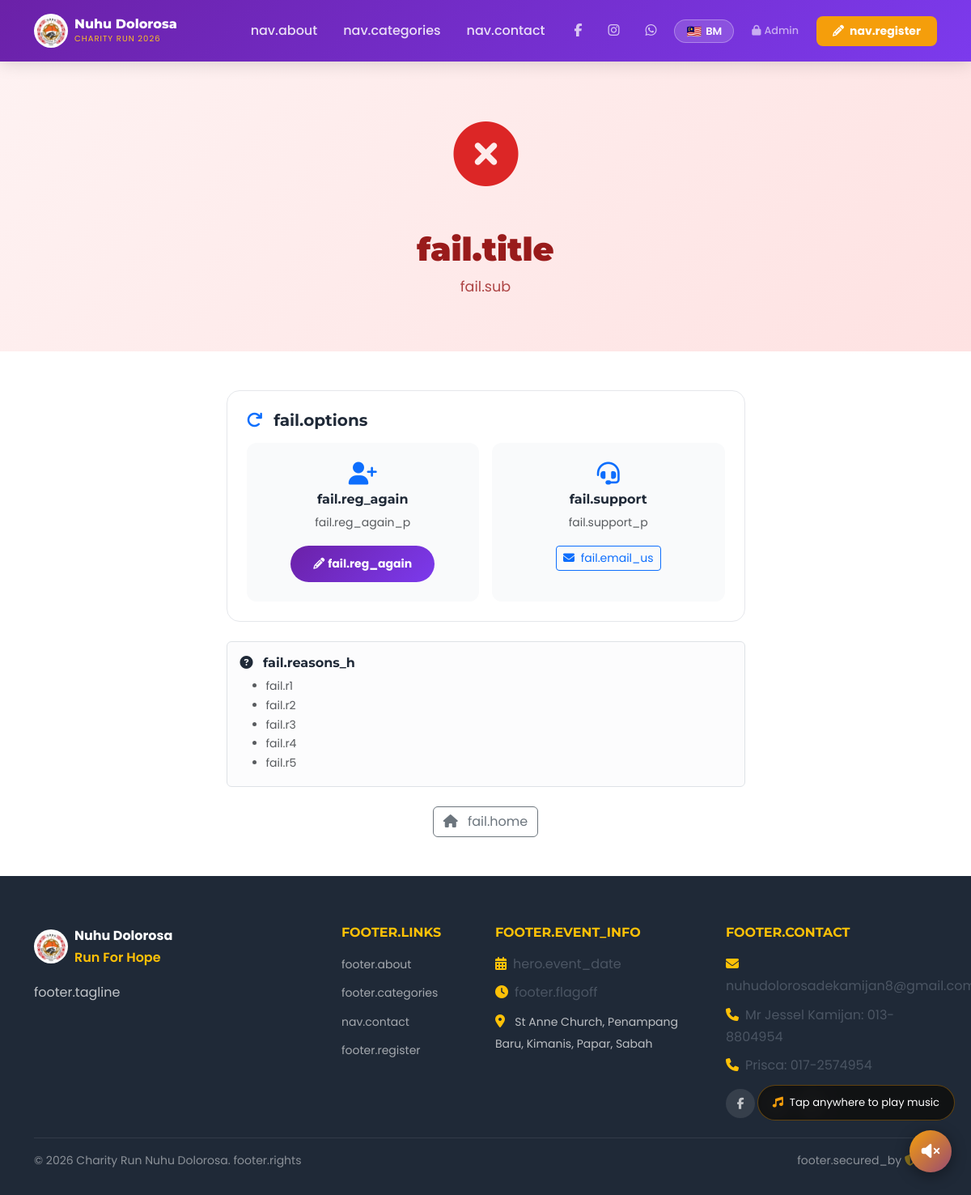
/failed.php, run on the app's committed database.
### tables this page shows
CREATE TABLE `system_settings` (
    `id`            INT UNSIGNED  NOT NULL AUTO_INCREMENT,
    `setting_key`   VARCHAR(100)  NOT NULL,
    `setting_value` TEXT          NOT NULL,
    `description`   VARCHAR(255)      NULL,
    `created_at`    DATETIME      NOT NULL DEFAULT CURRENT_TIMESTAMP,
    `updated_at`    DATETIME      NOT NULL DEFAULT CURRENT_TIMESTAMP ON UPDATE CURRENT_TIMESTAMP,
    PRIMARY KEY (`id`),
    UNIQUE KEY `uq_setting_key` (`setting_key`)
);

### app/lang.php (called while the page is built, shortened)
<?php
function __($key, ...$args): string
{
    $str = $GLOBALS['LANG'][$key] ?? $key;
    return $args ? sprintf($str, ...$args) : $str;
}

### app/database.php (called while the page is built, shortened)
<?php
class Database
{
    private static ?PDO $instance = null;
    public static function getInstance(): PDO
    {
        if (self::$instance === null) {
            $dsn = sprintf(
                'mysql:host=%s;port=%d;dbname=%s;charset=utf8mb4',
                DB_HOST, DB_PORT, DB_DATABASE
            );
            $options = [
                PDO::ATTR_ERRMODE            => PDO::ERRMODE_EXCEPTION,
                PDO::ATTR_DEFAULT_FETCH_MODE => PDO::FETCH_ASSOC,
                PDO::ATTR_EMULATE_PREPARES   => false,
                PDO::MYSQL_ATTR_INIT_COMMAND => "SET NAMES utf8mb4 COLLATE utf8mb4_unicode_ci",
            ];
            try {
                self::$instance = new PDO($dsn, DB_USERNAME, DB_PASSWORD, $options);
            } catch (PDOException $e) {
                if (APP_DEBUG) {
                    throw new RuntimeException('Database connection failed: ' . $e->getMessage());
                }
                throw new RuntimeException('Database connection failed. Please try again later.');
            }
        }
        return self::$instance;
    }
    public static function query(string $sql, array $params = []): PDOStatement
    {
        $stmt = self::getInstance()->prepare($sql);
        $stmt->execute($params);
        return $stmt;
    }
    public static function fetchOne(string $sql, array $params = []): ?array
    {
        $row = self::query($sql, $params)->fetch();
        return $row !== false ? $row : null;
    }
}

### app/functions.php (called while the page is built, shortened)
<?php
function e(string|int|float $value): string
{
    return htmlspecialchars((string) $value, ENT_QUOTES | ENT_SUBSTITUTE, 'UTF-8');
}
function getSetting(string $key, string $default = ''): string
{
    static $cache = [];
    if (!isset($cache[$key])) {
        $row = Database::fetchOne(
            'SELECT setting_value FROM system_settings WHERE setting_key = ?',
            [$key]
        );
        $cache[$key] = $row ? $row['setting_value'] : $default;
    }
    return $cache[$key];
}

### public/failed.php (the view, shortened to what this page needs)
<?php
require_once __DIR__ . '/app/config.php';
require_once APP_PATH . '/database.php';
require_once APP_PATH . '/functions.php';
include PUBLIC_PATH . '/includes/header.php';
?>
<section class="failed-hero py-5">
    <div class="container">
        <div class="row justify-content-center">
            <div class="col-lg-7 text-center">
                <div class="failed-icon-wrap mb-4">
                    <div class="failed-icon">
                        <i class="fas fa-times-circle"></i>
                    </div>
                </div>
                <h1 class="failed-title"><?= __('fail.title') ?></h1>
                <p class="failed-sub"><?= __('fail.sub') ?></p>
            </div>
        </div>
    </div>
</section>
<section class="py-5">
    <div class="container">
        <div class="row justify-content-center">
            <div class="col-lg-7">
                <div class="failed-options-card mb-4">
                    <h5 class="fw-700 mb-3"><i class="fas fa-redo me-2 text-primary"></i> <?= __('fail.options') ?></h5>
                    <div class="row g-3">
                        <div class="col-md-6">
                            <div class="option-card">
                                <i class="fas fa-user-plus text-primary fs-3 mb-2"></i>
                                <h6 class="fw-700"><?= __('fail.reg_again') ?></h6>
                                <p class="text-muted small"><?= __('fail.reg_again_p') ?></p>
                                <a href="<?= APP_URL ?>/register.php" class="btn btn-primary-custom btn-sm">
                                    <i class="fas fa-pencil-alt me-1"></i> <?= __('fail.reg_again') ?>
                                </a>
                            </div>
                        </div>
                        <div class="col-md-6">
                            <div class="option-card">
                                <i class="fas fa-headset text-primary fs-3 mb-2"></i>
                                <h6 class="fw-700"><?= __('fail.support') ?></h6>
                                <p class="text-muted small"><?= __('fail.support_p') ?></p>
                                <a href="mailto:<?= e(getSetting('contact_email')) ?>" class="btn btn-outline-primary btn-sm">
                                    <i class="fas fa-envelope me-1"></i> <?= __('fail.email_us') ?>
                                </a>
                            </div>
                        </div>
                    </div>
                </div>
                <div class="alert alert-light border">
                    <h6 class="fw-700"><i class="fas fa-question-circle me-2"></i> <?= __('fail.reasons_h') ?></h6>
                    <ul class="mb-0 small text-muted">
                        <li><?= __('fail.r1') ?></li>
                        <li><?= __('fail.r2') ?></li>
                        <li><?= __('fail.r3') ?></li>
                        <li><?= __('fail.r4') ?></li>
                        <li><?= __('fail.r5') ?></li>
                    </ul>
                </div>
                <div class="text-center mt-4">
                    <a href="<?= APP_URL ?>/" class="btn btn-outline-secondary">
                        <i class="fas fa-home me-2"></i> <?= __('fail.home') ?>
                    </a>
                </div>
            </div>
        </div>
    </div>
</section>
<?php include PUBLIC_PATH . '/includes/footer.php'; ?>

### public/includes/footer.php (shortened to what this page needs)
<footer class="site-footer">
    <div class="container">
        <div class="row gy-4">
            <div class="col-lg-4">
                <div class="d-flex align-items-center gap-2 mb-3">
                    <img src="<?= APP_URL ?>/assets/images/nddk-logo.png" alt="NDDK Logo" class="brand-logo-img">
                    <div>
                        <div class="text-white fw-700 fs-6">Nuhu Dolorosa</div>
                        <div class="text-warning fw-600">Run For Hope</div>
                    </div>
                </div>
                <p class="text-light opacity-75">
                    <?= __('footer.tagline') ?>
                </p>
            </div>
            <div class="col-lg-2 col-md-4">
                <h6 class="text-warning fw-700 mb-3 text-uppercase"><?= __('footer.links') ?></h6>
                <ul class="list-unstyled footer-links">
                    <li><a href="<?= APP_URL ?>/#about"><?= __('footer.about') ?></a></li>
                    <li><a href="<?= APP_URL ?>/#categories"><?= __('footer.categories') ?></a></li>
                    <li><a href="<?= APP_URL ?>/#contact"><?= __('nav.contact') ?></a></li>
                    <li><a href="<?= APP_URL ?>/register.php"><?= __('footer.register') ?></a></li>
                </ul>
            </div>
            <div class="col-lg-3 col-md-4">
                <h6 class="text-warning fw-700 mb-3 text-uppercase"><?= __('footer.event_info') ?></h6>
                <ul class="list-unstyled footer-links">
                    <li><i class="fas fa-calendar-alt me-2 text-warning"></i><?= __('hero.event_date') ?></li>
                    <li><i class="fas fa-clock me-2 text-warning"></i><?= __('footer.flagoff') ?></li>
                    <li>
                        <i class="fas fa-map-marker-alt me-2 text-warning"></i>
                        <a href="https://www.google.com/maps/search/St+Anne+Church+Penampang+Baru+Kimanis+Papar+Sabah" target="_blank" rel="noopener" style="color:rgba(255,255,255,.7)">
                            <?= e(getSetting('event_venue')) ?>
                        </a>
                    </li>
                </ul>
            </div>
            <div class="col-lg-3 col-md-4">
                <h6 class="text-warning fw-700 mb-3 text-uppercase"><?= __('footer.contact') ?></h6>
                <ul class="list-unstyled footer-links">
                    <li><i class="fas fa-envelope me-2 text-warning"></i><?= e(getSetting('contact_email')) ?></li>
                    <li><i class="fas fa-phone me-2 text-warning"></i><?= e(getSetting('contact_name', 'Jessel')) ?>: <?= e(getSetting('contact_phone')) ?></li>
                    <li><i class="fas fa-phone me-2 text-warning"></i><?= e(getSetting('contact_name2', 'Prisca')) ?>: <?= e(getSetting('contact_phone2', '017-2574954')) ?></li>
                </ul>
                <div class="mt-3 d-flex gap-2">
                    <a href="https://www.facebook.com/profile.php?id=61562314834879" target="_blank" class="social-btn"><i class="fab fa-facebook-f"></i></a>
                    <a href="https://www.instagram.com/nuhudolorosa/" target="_blank" class="social-btn"><i class="fab fa-instagram"></i></a>
                    <a href="https://wa.me/60198834954" target="_blank" class="social-btn"><i class="fab fa-whatsapp"></i></a>
                </div>
            </div>
        </div>
        <hr class="border-secondary mt-4">
        <div class="row align-items-center">
            <div class="col-md-6 text-center text-md-start">
                <p class="text-light opacity-50 mb-0 small">
                    &copy; <?= date('Y') ?> <?= e(getSetting('event_name')) ?>. <?= __('footer.rights') ?>
                </p>
            </div>
            <div class="col-md-6 text-center text-md-end">
                <p class="text-light opacity-50 mb-0 small">
                    <?= __('footer.secured_by') ?> <i class="fas fa-shield-alt text-warning"></i> SSL
                </p>
            </div>
        </div>
    </div>
</footer>
<button id="music-fab" class="music-fab fab-off"
        onclick="toggleMusic()"
        title="Play music"
        aria-label="Toggle background music">
    <i id="music-fab-icon" class="music-fab-icon fas fa-volume-mute"></i>
</button>
<div id="music-toast" onclick="toggleMusic();dismissToast();">
    <i class="fas fa-music"></i> Tap anywhere to play music
</div>
</body>
</html>

### public/assets/css/style.css (style rules this page uses)
:root { --primary: #6B21A8; --primary-m: #7C3AED; --primary-l: #A855F7; --gold: #F59E0B; --gold-l: #FBBF24; --dark: #1F2937; --dark-m: #374151; --text: #4B5563; --light: #F9FAFB; --white: #ffffff; --radius: 12px; --shadow: 0 4px 24px rgba(107, 33, 168, 0.1); --shadow-lg: 0 12px 48px rgba(107, 33, 168, 0.18); --font-main: 'Poppins', sans-serif; --font-head: 'Montserrat', sans-serif; }
*, *::before, *::after { box-sizing: border-box; }
html { scroll-behavior: smooth; }
body { font-family: var(--font-main); color: var(--text); background: var(--white); line-height: 1.7; }
h1, h2, h3, h4, h5, h6 { font-family: var(--font-head); font-weight: 700; color: var(--dark); }
a { text-decoration: none; transition: all .2s; }
img { max-width: 100%; }
.fw-700 { font-weight: 700 !important; }
.fw-600 { font-weight: 600 !important; }
.brand-logo-img { width: 42px; height: 42px; object-fit: contain; border-radius: 50%; flex-shrink: 0; background: var(--white); padding: 2px; }
.music-fab { position: fixed; bottom: 28px; right: 24px; z-index: 1050; width: 52px; height: 52px; border-radius: 50%; background: linear-gradient(135deg, var(--gold) 0%, var(--primary) 100%); background-size: 200% 100%; background-position: 0 0; border: none; color: #fff; font-size: 20px; cursor: pointer; display: flex; align-items: center; justify-content: center; box-shadow: 0 4px 18px rgba(0,0,0,.4); transition: transform .25s ease, box-shadow .25s ease, opacity .3s ease; -webkit-tap-highlight-color: transparent; touch-action: manipulation; outline: none; }
.music-fab::before, .music-fab::after { content: ''; position: absolute; width: 100%; height: 100%; border-radius: 50%; border: 2px solid var(--gold); opacity: 0; pointer-events: none; }
.music-fab.fab-hint { animation: fab-hint-pulse 1.5s ease-in-out infinite; }
.music-fab-icon { pointer-events: none; }
#music-toast { position: fixed; bottom: 92px; right: 20px; z-index: 1049; background: rgba(15,15,15,.88); color: #fff; padding: 10px 18px; border-radius: 24px; font-size: .82rem; font-family: var(--font-main); cursor: pointer; white-space: nowrap; display: flex; align-items: center; gap: 8px; backdrop-filter: blur(10px); -webkit-backdrop-filter: blur(10px); border: 1px solid rgba(245,158,11,.35); opacity: 0; transform: translateY(12px); pointer-events: none; transition: opacity .35s ease, transform .35s ease; }
#music-toast i { color: var(--gold); }
#music-toast.music-toast-show { opacity: 1; transform: translateY(0); pointer-events: auto; }
.btn-primary-custom { background: linear-gradient(135deg, var(--primary), var(--primary-m)); color: var(--white); border: none; padding: 12px 28px; border-radius: 50px; font-weight: 700; transition: all .3s; display: inline-flex; align-items: center; }
.site-footer { background: var(--dark); padding: 60px 0 30px; }
.footer-links { list-style: none; padding: 0; }
.footer-links li { margin-bottom: 8px; }
.footer-links a { color: rgba(255,255,255,.6); font-size: 14px; transition: all .2s; }
.social-btn { width: 36px; height: 36px; background: rgba(255,255,255,.1); border-radius: 50%; display: flex; align-items: center; justify-content: center; color: rgba(255,255,255,.7); font-size: 14px; transition: all .2s; }
.failed-hero { background: linear-gradient(135deg, #fef2f2, #fee2e2); }
.failed-icon { font-size: 5rem; color: #dc2626; animation: pop-in .5s cubic-bezier(.68,-.55,.27,1.55) forwards; }
.failed-title { font-family: var(--font-head); font-size: clamp(1.8rem, 4vw, 2.5rem); font-weight: 900; color: #991b1b; }
.failed-sub { color: #991b1b; opacity: .8; font-size: 1.1rem; }
.failed-options-card { background: var(--white); border: 1px solid #e5e7eb; border-radius: 16px; padding: 24px; }
.option-card { background: var(--light); border-radius: 12px; padding: 24px; text-align: center; height: 100%; }

### data on the page
system_settings: setting_value "St Anne Church, Penampang Baru, Kimanis, Papar, Sabah"
system_settings: setting_value "Mr Jessel Kamijan"
system_settings: setting_value "013-8804954"
system_settings: setting_value "Charity Run Nuhu Dolorosa"

### other printed values
__('nav.about') "nav.about"
__('nav.categories') "nav.categories"
__('nav.contact') "nav.contact"
__('nav.register') "nav.register"
__('fail.title') "fail.title"
__('fail.sub') "fail.sub"
__('fail.options') "fail.options"
__('fail.reg_again') "fail.reg_again"
__('fail.reg_again_p') "fail.reg_again_p"
__('fail.support') "fail.support"
__('fail.support_p') "fail.support_p"
__('fail.email_us') "fail.email_us"
__('fail.reasons_h') "fail.reasons_h"
__('fail.r1') "fail.r1"
__('fail.r2') "fail.r2"
